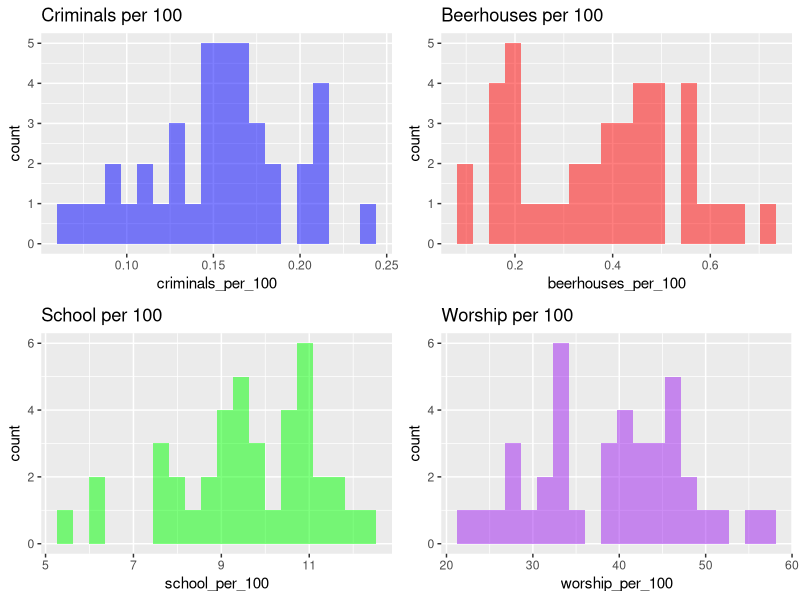
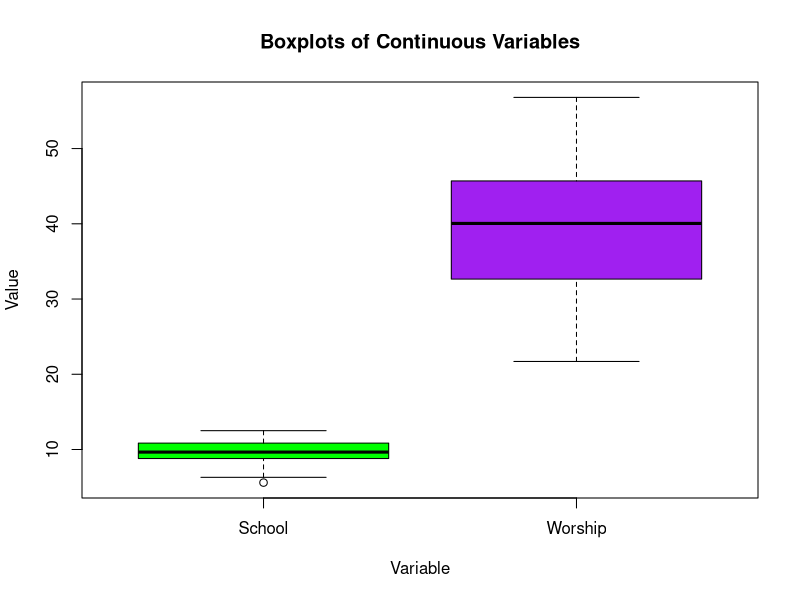
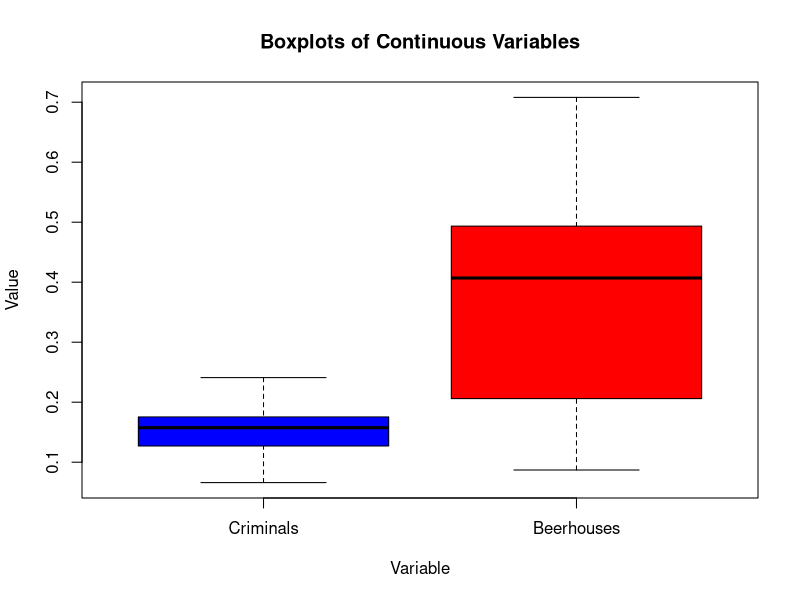
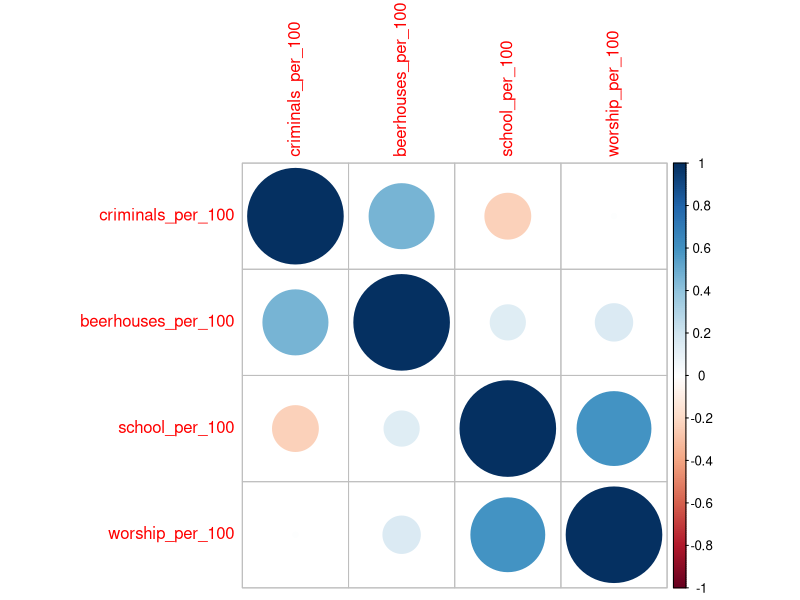
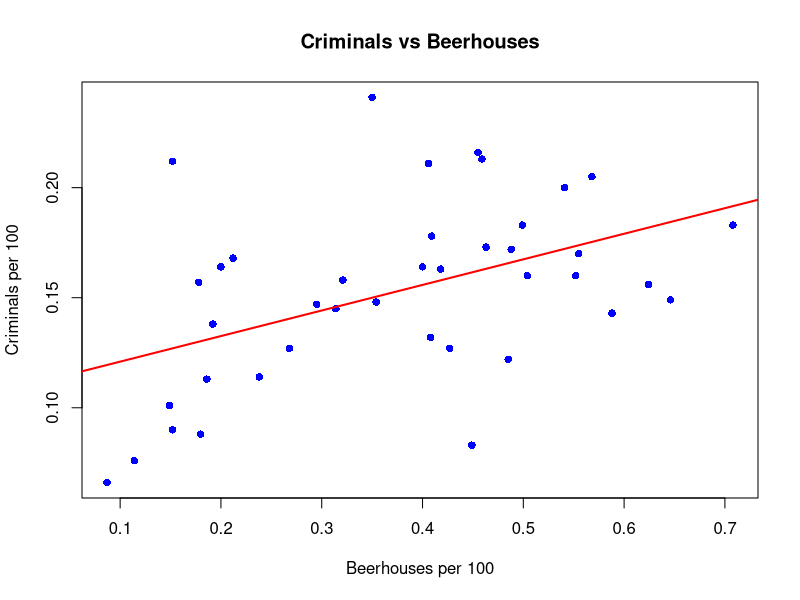
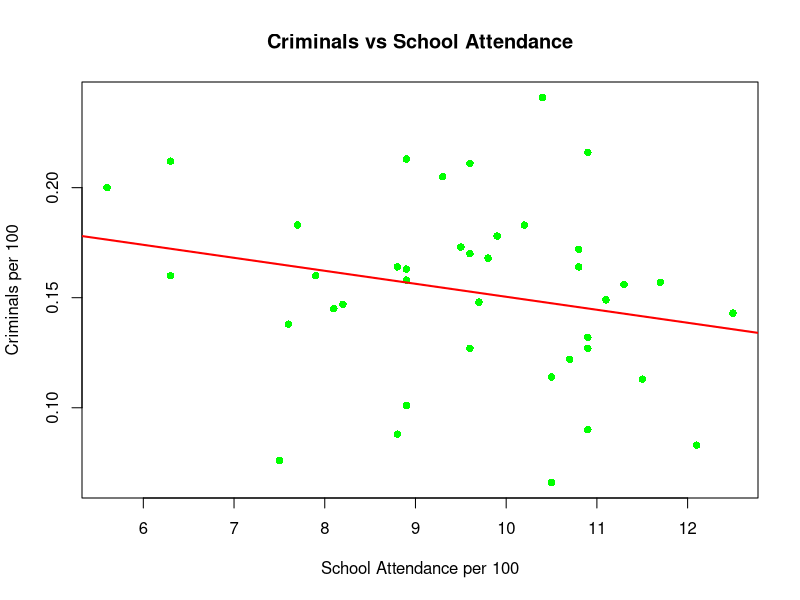
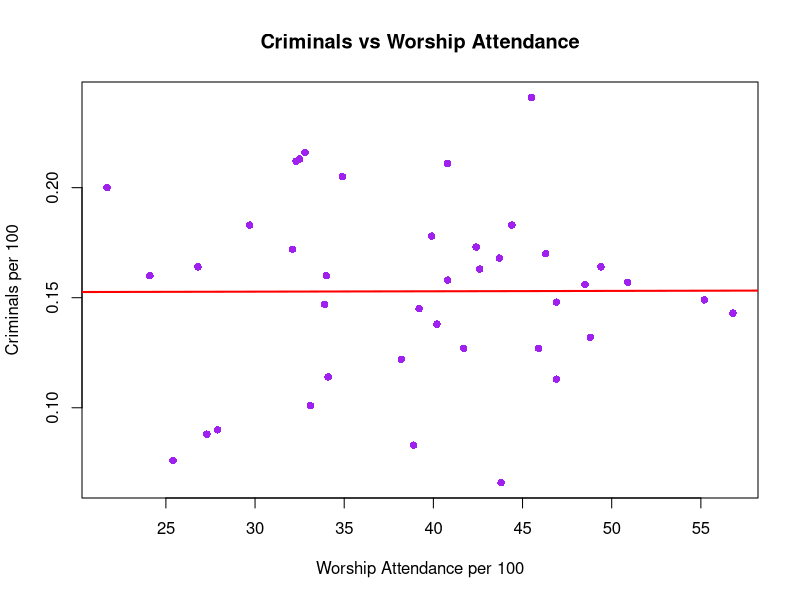

The R script that drew these images, in order:
## ---- chunk 1
data <- read.csv("beerhall_data_norm.csv")
head(data)
## ---- chunk 2
summary(data)
## ---- chunk 3
colSums(is.na(data))
## ---- chunk 4
# Install and load gridExtra
install.packages("gridExtra")
library(ggplot2)
library(gridExtra)

# Create individual histograms
hist1 <- ggplot(data, aes(x = criminals_per_100)) + 
  geom_histogram(bins = 20, fill = "blue", alpha = 0.5) +
  labs(title = "Criminals per 100")

hist2 <- ggplot(data, aes(x = beerhouses_per_100)) + 
  geom_histogram(bins = 20, fill = "red", alpha = 0.5) +
  labs(title = "Beerhouses per 100")

hist3 <- ggplot(data, aes(x = school_per_100)) + 
  geom_histogram(bins = 20, fill = "green", alpha = 0.5) +
  labs(title = "School per 100")

hist4 <- ggplot(data, aes(x = worship_per_100)) + 
  geom_histogram(bins = 20, fill = "purple", alpha = 0.5) +
  labs(title = "Worship per 100")

# Arrange the plots side by side
grid.arrange(hist1, hist2, hist3, hist4, ncol = 2)

## ---- chunk 5
boxplot(data$school_per_100, data$worship_per_100,
        names = c("School", "Worship"),
        col = c("green", "purple"),
        main = "Boxplots of Continuous Variables",
        xlab = "Variable",
        ylab = "Value")

## ---- chunk 6
boxplot(data$criminals_per_100, data$beerhouses_per_100,
        names = c("Criminals", "Beerhouses"),
        col = c("blue", "red"),
        main = "Boxplots of Continuous Variables",
        xlab = "Variable",
        ylab = "Value")

## ---- chunk 7
# Correlation matrix
cor_matrix <- cor(data, use = "complete.obs")
print(cor_matrix)

## ---- chunk 8
# Visualizing correlation
library(corrplot)
corrplot(cor_matrix, method = "circle")  
## ---- chunk 9

# Scatter plot: Beerhouses vs Criminals
plot(data$beerhouses_per_100, data$criminals_per_100, 
     main = "Criminals vs Beerhouses",
     xlab = "Beerhouses per 100", ylab = "Criminals per 100",
     col = "blue", pch = 16)  # pch=16 gives solid circles
abline(lm(criminals_per_100 ~ beerhouses_per_100, data = data), col = "red", lwd = 2)
## ---- chunk 10

# Scatter plot: School Attendance vs Criminals
plot(data$school_per_100, data$criminals_per_100, 
     main = "Criminals vs School Attendance",
     xlab = "School Attendance per 100", ylab = "Criminals per 100",
     col = "green", pch = 16)
abline(lm(criminals_per_100 ~ school_per_100, data = data), col = "red", lwd = 2)
## ---- chunk 11
# Scatter plot: Worship Attendance vs Criminals
plot(data$worship_per_100, data$criminals_per_100, 
     main = "Criminals vs Worship Attendance",
     xlab = "Worship Attendance per 100", ylab = "Criminals per 100",
     col = "purple", pch = 16)
abline(lm(criminals_per_100 ~ worship_per_100, data = data), col = "red", lwd = 2)


